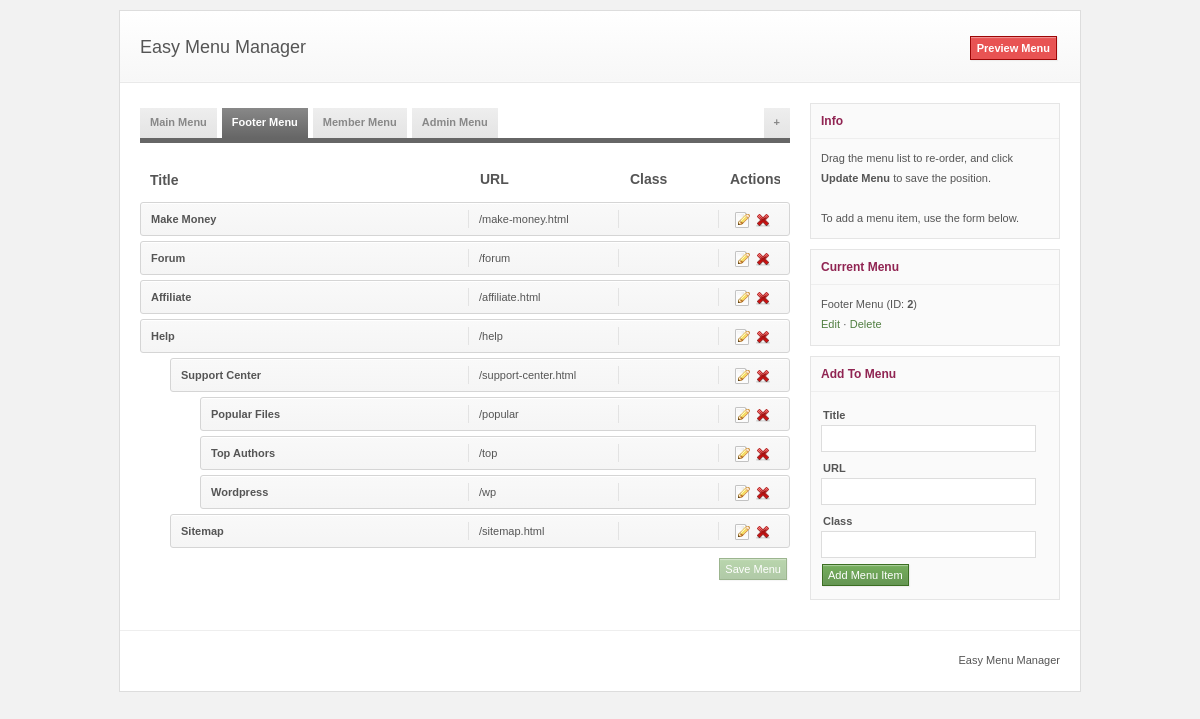
Page /codecanyon-474819-easy-menu-manager/emm/index.php?act=menu&group_id=2 on the committed database.
### tables this page shows
CREATE TABLE IF NOT EXISTS `menu` (
  `id` tinyint(3) unsigned NOT NULL AUTO_INCREMENT,
  `parent_id` tinyint(3) unsigned NOT NULL DEFAULT '0',
  `title` varchar(255) NOT NULL DEFAULT '',
  `url` varchar(255) NOT NULL DEFAULT '',
  `class` varchar(255) NOT NULL DEFAULT '',
  `position` tinyint(3) unsigned NOT NULL DEFAULT '0',
  `group_id` tinyint(3) unsigned NOT NULL DEFAULT '1',
  PRIMARY KEY (`id`)
);

CREATE TABLE IF NOT EXISTS `menu_group` (
  `id` smallint(5) unsigned NOT NULL AUTO_INCREMENT,
  `title` varchar(255) NOT NULL,
  PRIMARY KEY (`id`)
);

### codecanyon-474819-easy-menu-manager/emm/includes/db.php (called while the page is built, shortened)
<?php
class DB {
	var $link;
	var $result;
	function Connect($host, $user, $pass, $db_name) {
		$this->link = mysql_connect($host, $user, $pass);
		return $this->link;
	}
	function Execute($sql) {
		$this->result = mysql_query($sql, $this->link);
		return $this->result;
	}
	function GetAll($sql) {
		$this->Execute($sql);
		$data = array();
		if ($this->result) {
			while ($row = mysql_fetch_assoc($this->result)) {
				$data[] = $row;
			}
		}
		return $data;
	}
	function GetAssoc($sql) {
		$this->Execute($sql);
		$data = array();
		if ($this->result) {
			$num_fields = mysql_num_fields($this->result);
			if ($num_fields == 2) {
				while ($row = mysql_fetch_row($this->result)) {
					$data[$row[0]] = $row[1];
				}
			} elseif ($num_fields > 2) {
				while ($row = mysql_fetch_row($this->result)) {
					$k = $row[0];
					$v = array_slice($row, 1);
					$data[$k] = $v;
				}
			}
		}
		return $data;
	}
}

### codecanyon-474819-easy-menu-manager/emm/includes/functions.php (called while the page is built, shortened)
<?php
function site_url($url = '') {
	if (!empty($url)) {
		return _BASE_URL . 'index.php?act=' . $url;
	}
	return _BASE_URL;
}

### codecanyon-474819-easy-menu-manager/emm/modules/menu.php (the view, shortened to what this page needs)
<?php
class Menu extends GController {
	public function index() {
		$group_id = 1;
		if (isset($_GET['group_id'])) {
			$group_id = (int)$_GET['group_id'];
		}
		$menu = $this->get_menu($group_id);
		$data['menu_ul'] = '<ul id="easymm"></ul>';
		if ($menu) {
			include _DOC_ROOT . 'includes/tree.php';
			$tree = new Tree;
			foreach ($menu as $row) {
				$tree->add_row(
					$row[MENU_ID],
					$row[MENU_PARENT],
					' id="menu-'.$row[MENU_ID].'" class="sortable"',
					$this->get_label($row)
				);
			}
			$data['menu_ul'] = $tree->generate_list('id="easymm"');
		}
		$data['group_id'] = $group_id;
		$data['group_title'] = $this->get_menu_group_title($group_id);
		$data['menu_groups'] = $this->get_menu_groups();
		$this->view('menu', $data);
	}
	private function get_menu($group_id) {
		$sql = sprintf(
			'SELECT * FROM %s WHERE %s = %s ORDER BY %s, %s',
			MENU_TABLE,
			MENU_GROUP,
			$group_id,
			MENU_PARENT,
			MENU_POSITION
		);
		return $this->db->GetAll($sql);
	}
	private function get_menu_groups() {
		$sql = sprintf(
			'SELECT %s, %s FROM %s',
			MENUGROUP_ID,
			MENUGROUP_TITLE,
			MENUGROUP_TABLE
		);
		return $this->db->GetAssoc($sql);
	}
	private function get_menu_group_title($group_id) {
		$sql = sprintf(
			'SELECT %s FROM %s WHERE %s = %s',
			MENUGROUP_TITLE,
			MENUGROUP_TABLE,
			MENUGROUP_ID,
			$group_id
		);
		return $this->db->GetOne($sql);
	}
	private function get_label($row) {
		$label =
			'<div class="ns-row">' .
				'<div class="ns-title">'.$row[MENU_TITLE].'</div>' .
				'<div class="ns-url">'.$row[MENU_URL].'</div>' .
				'<div class="ns-class">'.$row[MENU_CLASS].'</div>' .
				'<div class="ns-actions">' .
					'<a href="#" class="edit-menu" title="Edit">' .
						'<img src="'._BASE_URL.'templates/images/edit.png" alt="Edit">' .
					'</a>' .
					'<a href="#" class="delete-menu" title="Delete">' .
						'<img src="'._BASE_URL.'templates/images/cross.png" alt="Delete">' .
					'</a>' .
					'<input type="hidden" name="menu_id" value="'.$row[MENU_ID].'">' .
				'</div>' .
			'</div>';
		return $label;
	}
}

### codecanyon-474819-easy-menu-manager/emm/includes/tree.php (shortened to what this page needs)
<?php
class Tree {
	var $data;
	function add_row($id, $parent, $li_attr, $label) {
		$this->data[$parent][] = array('id' => $id, 'li_attr' => $li_attr, 'label' => $label);
	}
	function generate_list($ul_attr = '') {
		return $this->ul(0, $ul_attr);
	}
	function ul($parent = 0, $attr = '') {
		static $i = 1;
		$indent = str_repeat("\t\t", $i);
		if (isset($this->data[$parent])) {
			if ($attr) {
				$attr = ' ' . $attr;
			}
			$html = "\n$indent";
			$html .= "<ul$attr>";
			foreach ($this->data[$parent] as $row) {
				$child = $this->ul($row['id']);
				$html .= "\n\t$indent";
				$html .= '<li'. $row['li_attr'] . '>';
				$html .= $row['label'];
				if ($child) {
					$html .= $child;
					$html .= "\n\t$indent";
				}
				$html .= '</li>';
			}
			$html .= "\n$indent</ul>";
			return $html;
		} else {
			return false;
		}
	}
}

### codecanyon-474819-easy-menu-manager/emm/templates/menu.php (shortened to what this page needs)
<!DOCTYPE HTML>
<html lang="en">
<head>
<link rel="stylesheet" href="<?php echo _BASE_URL; ?>templates/css/style.css">
</head>
<body>
	<div id="wrapper">
		<header>
			<h1><a href="<?php echo site_url(); ?>">Easy Menu Manager</a></h1>
			<div id="link">
				<a class="button red" href="../sample/sample.php" target="_blank">Preview Menu</a>
			</div>
		</header>
		<div id="content">
			<div id="main">
				<ul id="menu-group">
					<?php foreach ((array)$menu_groups as $id => $title) : ?>
					<li id="group-<?php echo $id; ?>">
						<a href="<?php echo site_url('menu&amp;group_id=' . $id); ?>">
							<?php echo $title; ?>
						</a>
					</li>
					<?php endforeach; ?>
					<li id="add-group"><a href="<?php echo site_url('menu_group.add'); ?>" title="Add New Menu">+</a></li>
				</ul>
				<form method="post" id="form-menu" action="<?php echo site_url('menu.save_position'); ?>">
					<div class="ns-row" id="ns-header">
						<div class="ns-actions">Actions</div>
						<div class="ns-class">Class</div>
						<div class="ns-url">URL</div>
						<div class="ns-title">Title</div>
					</div>
					<?php echo $menu_ul; ?>
					<div id="ns-footer">
						<button type="submit" class="button green small" id="btn-save-menu">Save Menu</button>
					</div>
				</form>
			</div>
			<aside>
				<section class="box">
					<h2>Info</h2>
					<div>
						<p>Drag the menu list to re-order, and click <b>Update Menu</b> to save the position.</p>
						<p>To add a menu item, use the form below.</p>
					</div>
				</section>
				<section class="box">
					<h2>Current Menu</h2>
					<div>
						<span id="edit-group-input"><?php echo $group_title; ?></span>
						(ID: <b><?php echo $group_id; ?></b>)
						<div>
							<a id="edit-group" href="#">Edit</a>
							<?php if ($group_id > 1) : ?>
							&middot; <a id="delete-group" href="#">Delete</a>
							<?php endif; ?>
						</div>
					</div>
				</section>
				<section class="box">
					<h2>Add To Menu</h2>
					<div>
						<form id="form-add-menu" method="post" action="<?php echo site_url('menu.add'); ?>">
							<p>
								<label for="menu-title">Title</label>
								<input type="text" name="title" id="menu-title">
							</p>
							<p>
								<label for="menu-url">URL</label>
								<input type="text" name="url" id="menu-url">
							</p>
							<p>
								<label for="menu-class">Class</label>
								<input type="text" name="class" id="menu-class">
							</p>
							<p class="buttons">
								<button id="add-menu" type="submit" class="button green small">Add Menu Item</button>
							</p>
						</form>
					</div>
				</section>
			</aside>
		</div>
		<footer>
			Easy Menu Manager
		</footer>
	</div>
</body>
</html>

### rows in the picture
menu: title "Make Money", url "/make-money.html"
menu: title "Forum", url "/forum"
menu: title "Affiliate", url "/affiliate.html"
menu: title "Help", url "/help"
menu: title "Support Center", url "/support-center.html"
menu: title "Popular Files", url "/popular"
menu: title "Top Authors", url "/top"
menu: title "Wordpress", url "/wp"
menu: title "Sitemap", url "/sitemap.html"
menu_group: title "Footer Menu", id "2"

### other values in the picture
$title "Main Menu"
$title "Footer Menu"
$title "Member Menu"
$title "Admin Menu"
